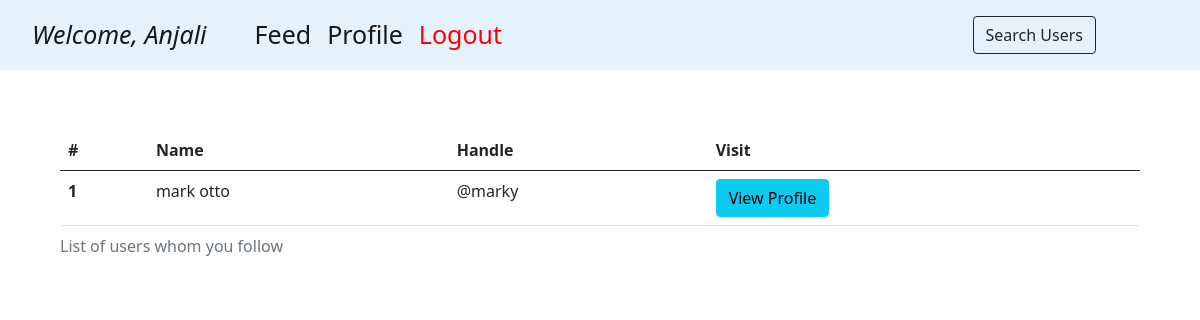
Screenshot of /profile/following (signed in) with the database file from the repository.
### app.py (models this page shows)
class App_user(db.Model, UserMixin):
    __tablename__ = 'app_user'
    id = db.Column(db.Integer, autoincrement = True, primary_key = True)
    username = db.Column(db.String, nullable = False, unique = True)
    first_name = db.Column(db.String, nullable = False)
    profile_pic = db.Column(db.String, nullable = False)
    last_name = db.Column(db.String, nullable = False)
    password = db.Column(db.String, nullable = False)

### app.py (the view)
@app.route("/profile/following")
@login_required
def display_following():
    other_users = App_user.query.filter(App_user.username != current_user.username).all()
    following = db.session.query(App_user).join(Follower, App_user.id == Follower.following_ID).filter(Follower.ID == current_user.id).all()
    return render_template("following.html", following = following, users = other_users)

### app.py (called while the page is built)
@login_manager.user_loader
def load_user(user):
    return App_user.query.get(int(user))

### templates/following.html (shortened to what this page needs)
<!DOCTYPE html>
<html lang="en">
<head>
    <link href="https://cdn.jsdelivr.net/npm/bootstrap@5.2.2/dist/css/bootstrap.min.css" rel="stylesheet">      </head>
</head>
<body>
    {% include 'navbar.html' %}
    <div class="t">
    <table class="table">
        <caption>List of users whom you follow</caption>
        <thead>
          <tr>
            <th scope="col">#</th>
            <th scope="col">Name</th>
            <th scope="col">Handle</th>
            <th scope="col">Visit</th>
          </tr>
        </thead>
        <tbody>
            {% set x = namespace(value=1) %}
            {% for i in following %}
          <tr>
            <th scope="row">{{x.value}}{% set x.value = x.value+1 %}</th>
            <td>{{i.first_name}} {{i.last_name}}</td>
            <td>@{{i.username}}</td>
            <td><button class="btn btn-info" onclick = "window.location.href='/feed/{{i.username}}'">View Profile</button></td>
          </tr>
          {% endfor %}
        </tbody>
      </table>
      </div>
</body>
</html>

### templates/navbar.html (shortened to what this page needs)
<link href="https://cdn.jsdelivr.net/npm/bootstrap@5.0.2/dist/css/bootstrap.min.css" rel="stylesheet">
<nav class="navbar navbar-expand-lg  navbar-light" style="background-color: #e3f2fd;">
    <div class="container-fluid">
      <div class="collapse navbar-collapse" id="navbarSupportedContent">
        <ul class="navbar-nav me-auto mb-2 mb-lg-0">
          <li class="nav-item">
            <a class="nav-link active" aria-current="page" style='font-size:25px;'><i>Welcome,
            {{current_user.first_name}}</i></a>
          </li>
          <li class="nav-item">
            <a class="nav-link active" aria-current="page" href="#" style='font-size:25px;'></a>
          </li>
          <li class="nav-item">
            <a class="nav-link active" aria-current="page" href="#" style='font-size:25px;'></a>
          </li>
          <li class="nav-item">
            <a class="nav-link active" aria-current="page" href="/feed" style='font-size:25px;'>Feed</a>
          </li>
          <li class="nav-item">
            <a class="nav-link active" aria-current="page" href="/profile" style='font-size:25px;'>Profile</a>
          </li>
          <li class="nav-item">
            <a class="nav-link active" aria-current="page" href="/logout" style='color:red; font-size:25px;'>Logout</a>
          </li>
        </ul>
        <div class="btn-group" style="padding-right: 5em;">
          <button type="button" class="btn btn-outline-dark" onclick = "window.location.href='/feed/search'">Search Users</button>
        </div>
      </div>
    </div>
  </nav>

### templates/following.html (style rules this page uses)
.t { display: block; padding: 5%; }

### rows the page displays
App_user: first_name "Anjali"
App_user: value "1", first_name "mark", last_name "otto", username "marky"
